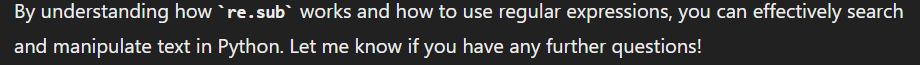
#> input picture Python/captcha_reader/Images/3.png, 920 x 65 px
$ python captcha_reader.py
#> lines starting #> are read from the running program, lines starting #| are printed output that depends on the picture; after the words box and inside, x2 and y2 are one past the last pixel; in counts of white or black regions, pixels touching at a corner belong together
import time
import cv2
import numpy as np
import pytesseract


def main():
    # Sart point of timing
    start_time = time.perf_counter()
    print(f"{start_time:.8f}")


    # read file to and store it in'img'
    path = "Images/3.png"
    img = load_image(path)

    # Preprocess functions for an easier symbol detection
    img = preprocess_image(img)

    #Save processed image to validate it
    save_processed_image(img)

    # Print symbols from text
    print_text(img)

    # END timimng and counting the total execution time of run
    end_time = time.perf_counter()
    print(f"{end_time:.8f}")

    count_execution_time(start_time, end_time)


def preprocess_image(image):
    # Apply thresholding
    _, thresh = cv2.threshold(image, 0, 255, cv2.THRESH_BINARY + cv2.THRESH_OTSU)

    # Denoise
    denoised = cv2.medianBlur(thresh, 1)

    # Dilation and erosion to remove noise
    kernel = np.ones((1, 1), np.uint8)
    dilated = cv2.dilate(denoised, kernel, iterations=1)
    eroded = cv2.erode(dilated, kernel, iterations=1)

    return eroded


def print_text(image):
    custom_config = r'--oem 3 --psm 6 -l eng'
    text = pytesseract.image_to_string(image, config=custom_config)
    print(text)
    return text


def load_image(path):
#> called with path = 'Images/3.png'
    img = cv2.imread(path, cv2.IMREAD_GRAYSCALE)
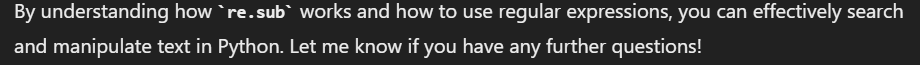
#> img: shape (65, 920); min 33, max 236, mean 56
#> in preprocess_image, `_, thresh = cv2.threshold(image, 0, 255, cv2.THRESH_BINARY + cv2.THRES..`:
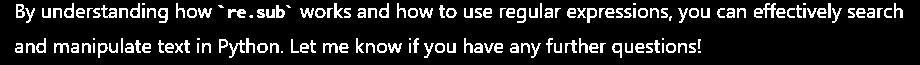
#> thresh: shape (65, 920); 12.9% white in thin lines or dots, all inside (x1, y1, x2, y2) = (15, 3, 903, 58)

    # Check that image read correctly
    if img is None:
        result = None
        print(f"Error raised: check the file path {path}")
        return result
    else:
        return img


def save_processed_image(image):
    print("Image write:", "Succedded" if cv2.imwrite('processed_image.png', image) else "Failed")
#| Image write: Succedded
#> (the call stopped at in print_text, `text = pytesseract.image_to_string(image, config=custom_config)`: pytesseract is not available in this run)
    return image


def count_execution_time(start_time, end_time):
    execution_time = end_time - start_time
    result = f"Execution time: {execution_time:.8f} seconds"
    print(result)
    return result


if __name__ == "__main__":
    main()

$ run again, with Python/captcha_reader/Images/1.png copied over Python/captcha_reader/Images/3.png
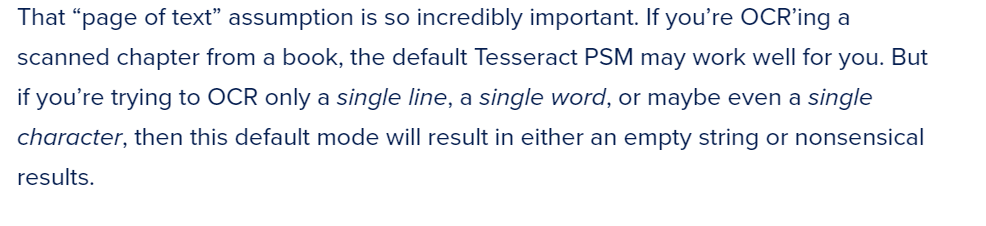
#> input picture Python/captcha_reader/Images/1.png, 986 x 226 px
#> in load_image, `img = cv2.imread(path, cv2.IMREAD_GRAYSCALE)`:
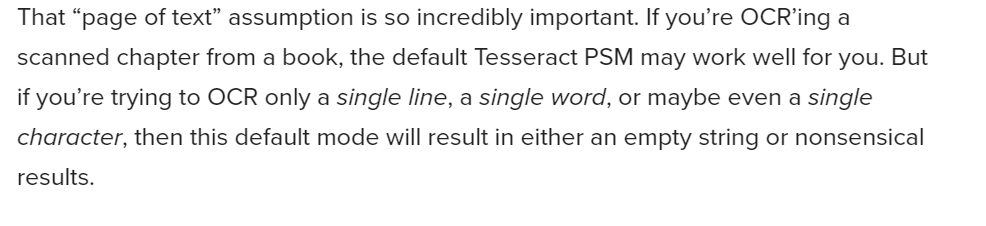
#> img: shape (226, 986); min 34, max 255, mean 241.8
#> in preprocess_image, `_, thresh = cv2.threshold(image, 0, 255, cv2.THRESH_BINARY + cv2.THRES..`:
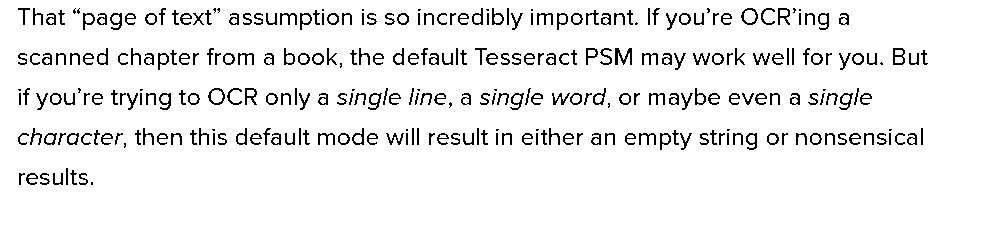
#> thresh: shape (226, 986); 93.2% white; black in thin lines or dots, all inside (x1, y1, x2, y2) = (18, 8, 928, 185)
#| Image write: Succedded

$ run again, with Python/captcha_reader/Images/2.jpg saved as Python/captcha_reader/Images/3.png
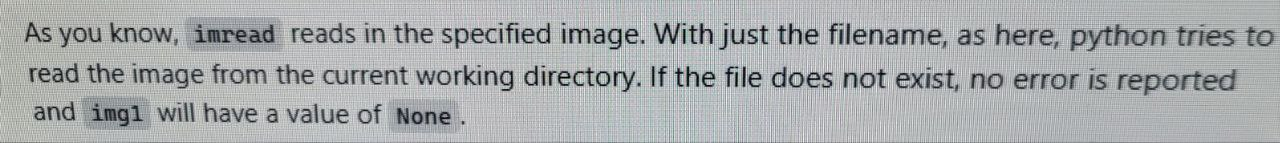
#> input picture Python/captcha_reader/Images/2.jpg, 1280 x 143 px
#> in preprocess_image, `_, thresh = cv2.threshold(image, 0, 255, cv2.THRESH_BINARY + cv2.THRES..`:
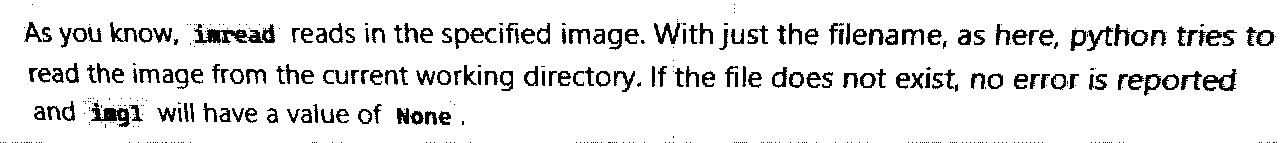
#> thresh: shape (143, 1280); 89.8% white; 435 black regions (261 under 20 px), largest, box (x1, y1, x2, y2) and area: (194, 24, 263, 43) 611, (91, 103, 130, 127) 432, (1203, 69, 1237, 91) 313
#| Image write: Succedded
